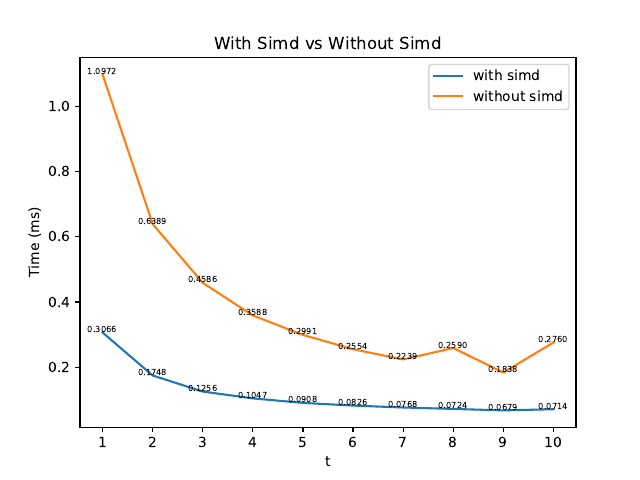

This figure's Python source:
from pathlib import Path

import matplotlib.pyplot as plt
from matplotlib.backends.backend_pdf import PdfPages

begin = 1
end = 10
name = Path(__file__).stem

num_lines_before = 2
num_lines_after = 1

filename_dict = {
    'with simd': "task2_w_simd.out",
    'without simd': "task2_wo_simd.out",
}

xticks = range(begin, end + 1)


def read_times(filename):
    result = []
    with open(filename) as f:
        for _ in xticks:
            for _ in range(num_lines_before):
                f.readline()
            result.append(float(f.readline()))
            for _ in range(num_lines_after):
                f.readline()
    return result


def read_and_plot(key):
    time = read_times(filename_dict[key])
    plt.plot(xticks, time, "-", label=key)
    for x, y in zip(xticks, time):
        plt.text(
            x, y, f"{y:.4f}",
            horizontalalignment='center',
            fontsize=6,
        )


with PdfPages(f"{name}.pdf") as pdf:
    for key in filename_dict:
        read_and_plot(key)

    plt.title("With Simd vs Without Simd")
    plt.xlabel("t")
    plt.ylabel("Time (ms)")
    plt.xticks(xticks)
    plt.legend()

    pdf.savefig()
